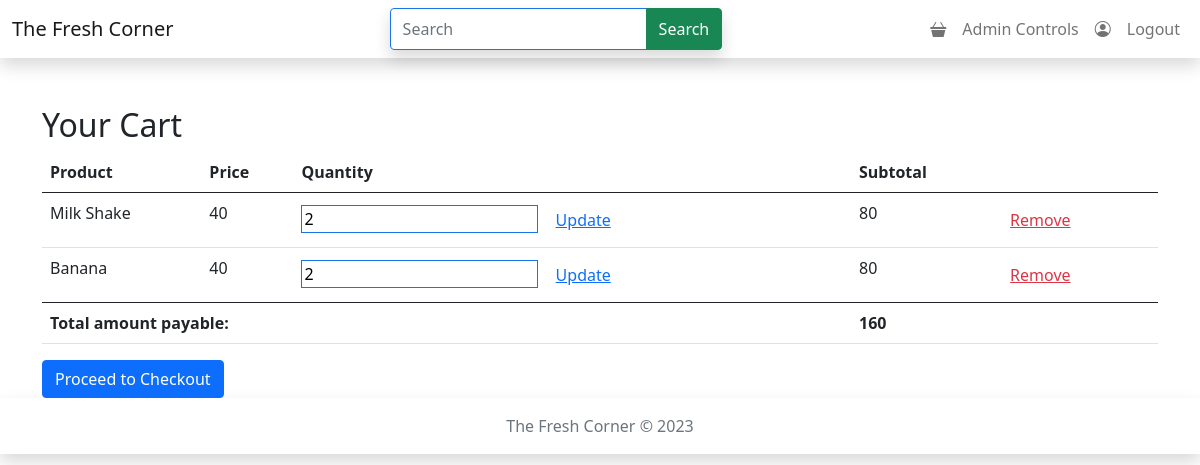
Before: /view_cart (signed in) with the older database file.
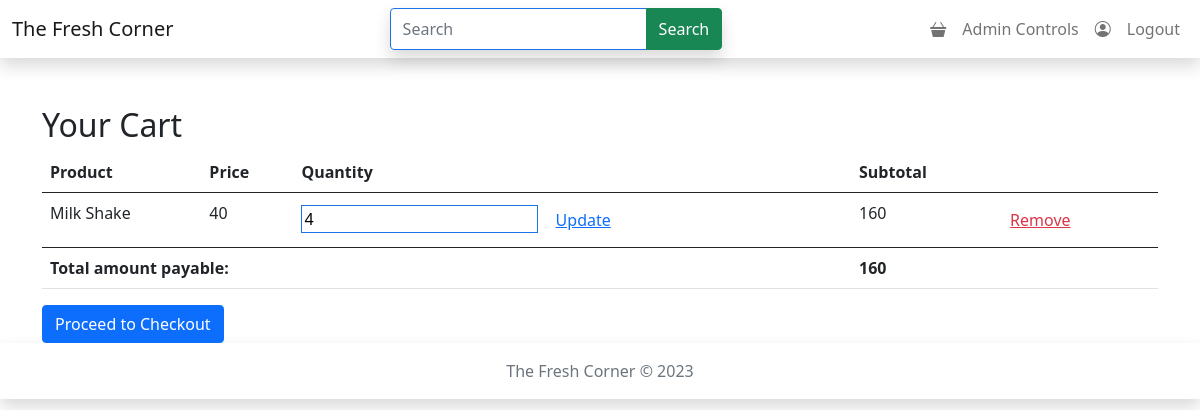
After: the same page with the newer database file.
### FreshCorner/model.py (models this page shows)
class Cart(db.Model):
    id = db.Column(db.Integer(), primary_key=True)
    user_id = db.Column(db.Integer(), db.ForeignKey('user.id'), nullable=False)
    product_id = db.Column(db.Integer(), db.ForeignKey('product.id'), nullable=False)
    product = db.relationship('Product', backref=db.backref('carts', lazy=True))
    quantity = db.Column(db.Integer(), nullable=True)

class Product(db.Model):
    id = db.Column(db.Integer(), primary_key= True)
    name = db.Column(db.String(100), nullable=False)
    MFD = db.Column(db.String())
    EXP = db.Column(db.String())
    rate = db.Column(db.Integer(), nullable=False)
    unit = db.Column(db.String())
    description = db.Column(db.String())
    image = db.Column(db.Text, unique = True, nullable=False)
    mimetype = db.Column(db.Text, nullable=False)
    quantity = db.Column(db.Integer(), nullable=False)
    category_id = db.Column(db.Integer(), db.ForeignKey('category.id'), nullable = False)
    catagory = db.relationship('Category', backref=db.backref('products', lazy=True))
    deleted = db.Column(db.Boolean(), default=False)

### FreshCorner/cart.py (the view)
@cart_bp.route('/view_cart')
@login_required
def view_cart():
    user = current_user
    total_value=0
    cart_items = Cart.query.filter_by(user_id=user.id).all()
    for item in cart_items:
        if item.quantity != None:
            total_value += int(item.quantity) * int(item.product.rate)
    print(total_value)
    return render_template('cart.html', cart_items=cart_items, total_value = total_value)

### FreshCorner/authentication.py (called while the page is built)
@login_manager.user_loader
def load_user(id):
    return User.query.get(int(id))

### FreshCorner/model.py (called while the page is built)
    @property
    def is_active(self):
        return True

### templates/cart.html
{% extends 'base.html' %}
{% block content %}
    <div class="container mt-4">
        <h2>Your Cart</h2>
        <table class="table">
            <thead>
                <tr>
                    <th>Product</th>
                    <th>Price</th>
                    <th>Quantity</th>
                    <th>Subtotal</th>
                    <th></th>
                </tr>
            </thead>
            <tbody>
                {% for cart_item in cart_items %}
                <tr>
                    <td>{{ cart_item.product.name }}</td>
                    <td>{{ cart_item.product.rate }}</td>
                    <td>
                        <form action="{{ url_for('cart.update_cart', cart_id=cart_item.id) }}" method="post">
                            <input type="number" name="new_quantity" value="{{cart_item.quantity}}"  min="1">
                            <button type="submit" class="btn btn-link">Update</button>
                        </form>
                    </td>
                    <td>
                        {% set subtotal = (cart_item.product.rate or 0) * (cart_item.quantity or 0) %}
                        {{ subtotal }}
                    </td>
                    <td>
                        <form action="{{ url_for('cart.remove_from_cart', cart_id=cart_item.id) }}" method="post">
                            <button type="submit" class="btn btn-link text-danger">Remove</button>
                        </form>
                    </td>
                </tr>
                {% endfor %}
            </tbody>
            <tfoot>
                <tr>
                    <th colspan="3">Total amount payable:</th>
                    <th>{{ total_value }}</th>
                    <th></th>
                </tr>
            </tfoot>
        </table>
        <a href="{{ url_for('cart.checkout_route') }}" class="btn btn-primary">Proceed to Checkout</a>
    </div>
{% endblock %}

Changed rows visible on the page:
removed Cart: product.name "Banana", product.rate "40", new_quantity "2", subtotal "80"
changed Cart "Milk Shake": new_quantity "2" → "4"; subtotal "80" → "160"
